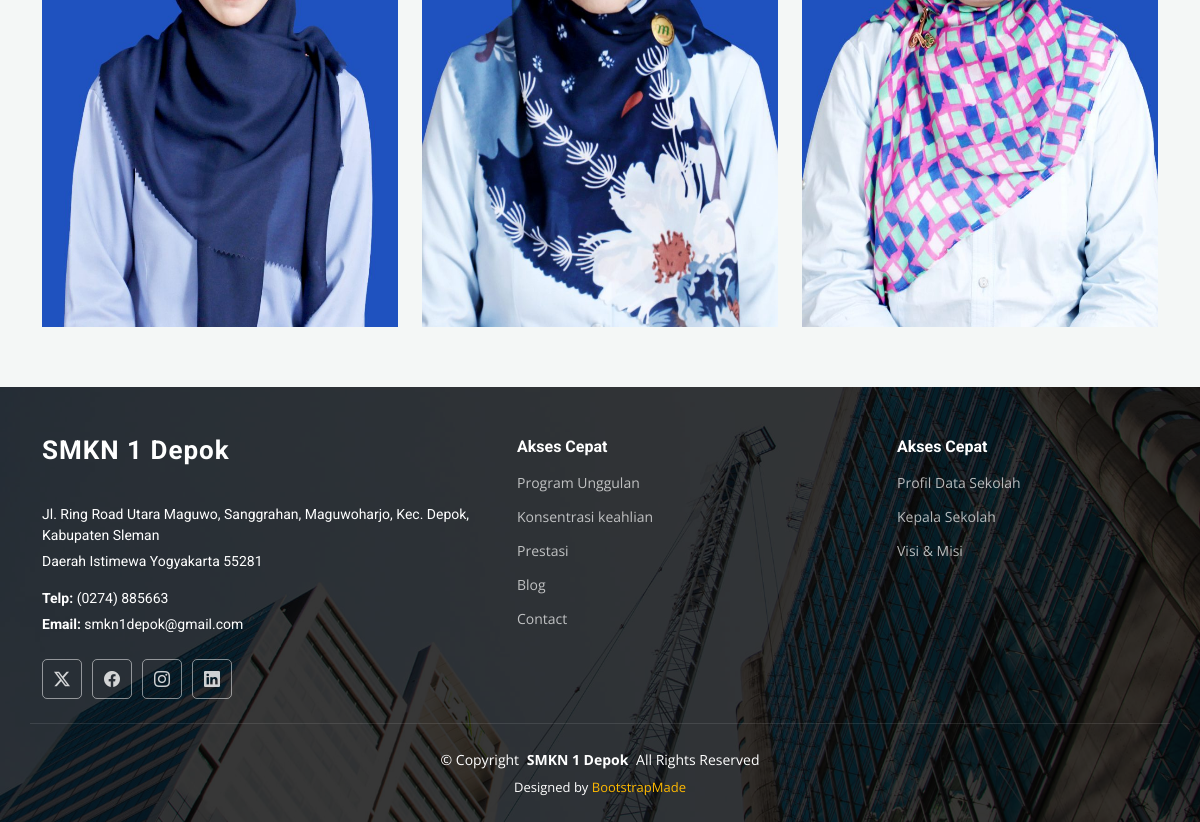
Page /frontend/site/guru.php (lower part) on the earlier database version.
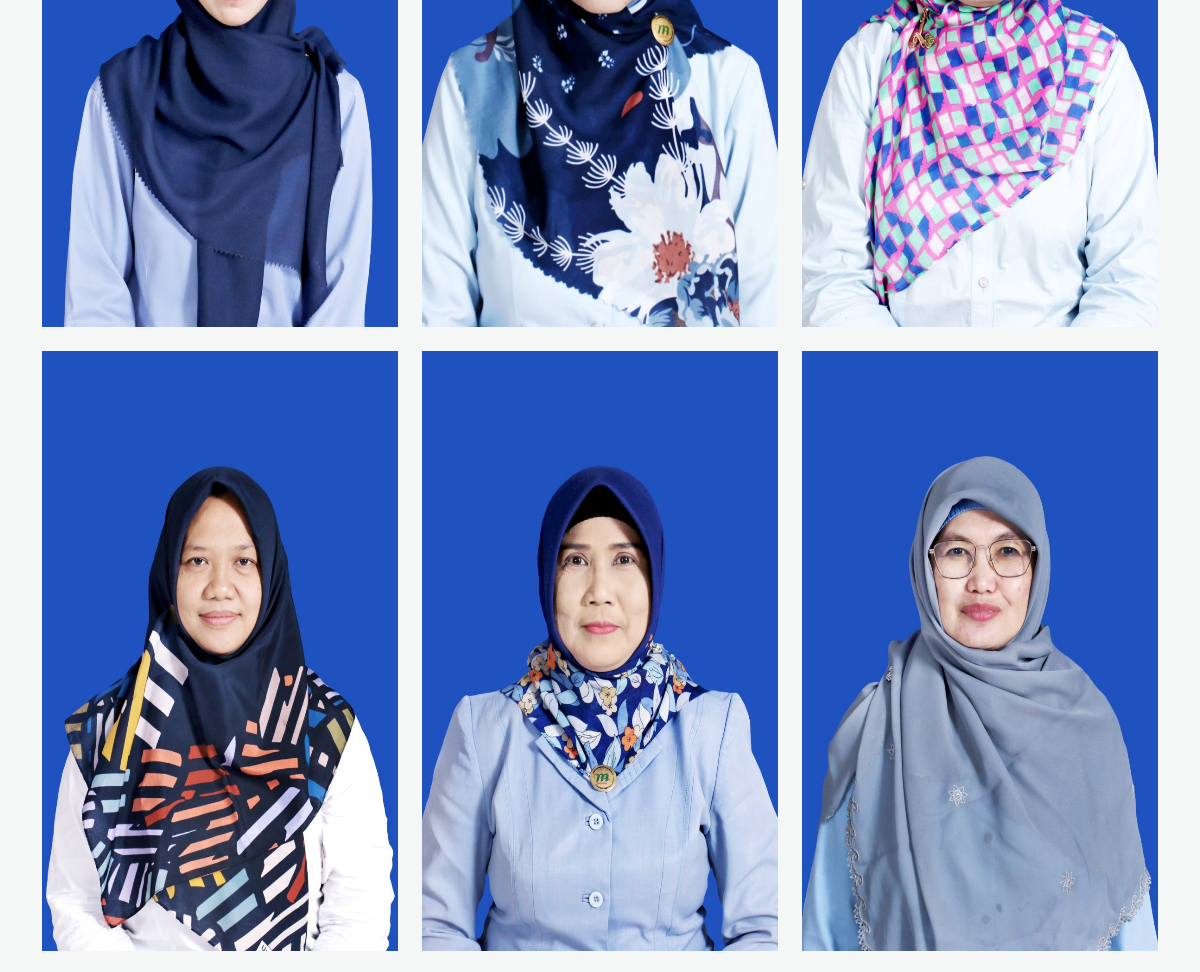
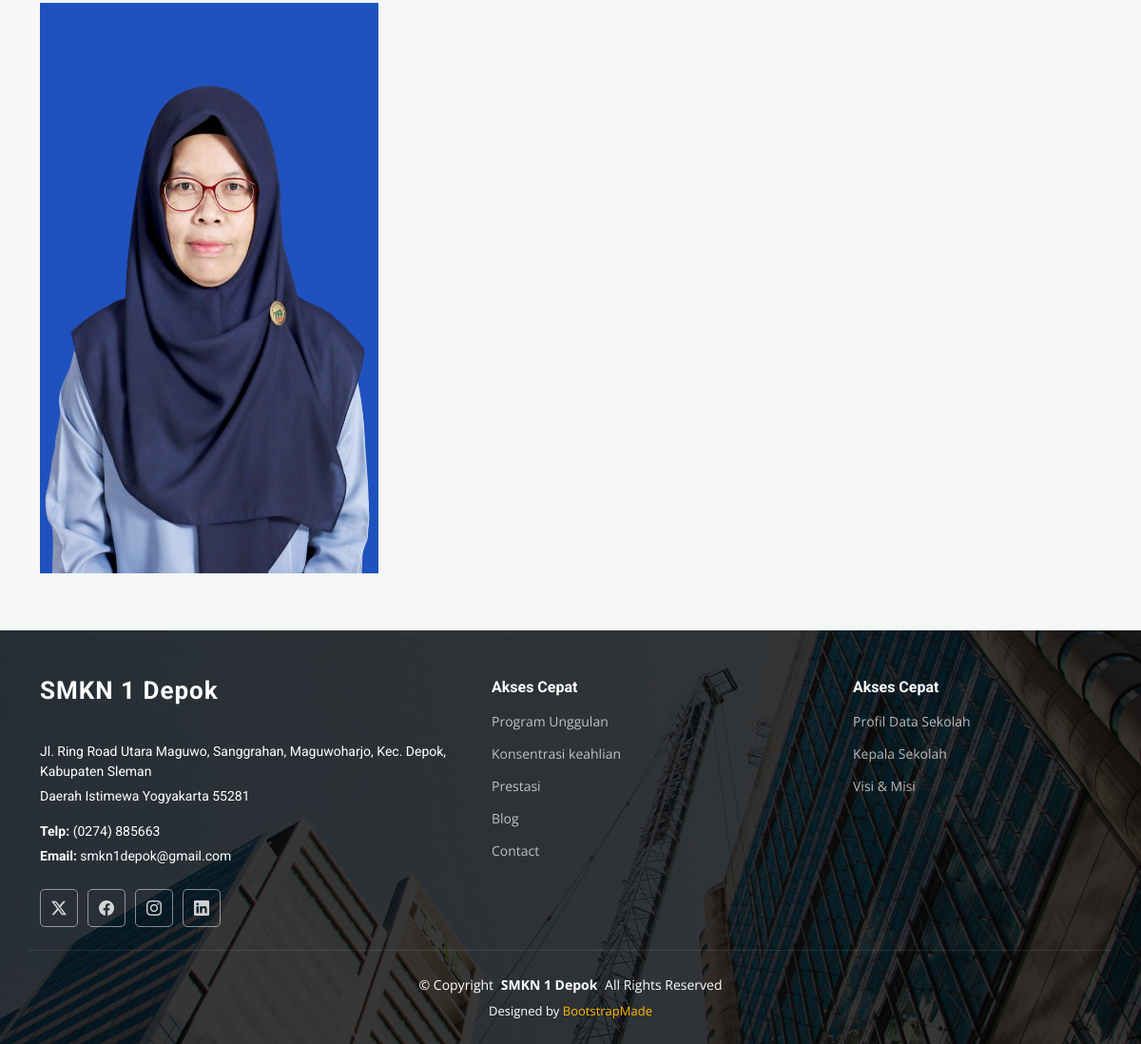
Same page on the later database version (2 pictures, top to bottom).
### tables this page shows
CREATE TABLE `tb_guru` (
  `id` int(11) NOT NULL,
  `foto` text NOT NULL,
  `nama` text NOT NULL
);

### frontend/actions/guru/showAll.php (called while the page is built)
<?php
$query = "SELECT * FROM `tb_guru`";
$result = $connect->query($query);

### frontend/site/guru.php (the view, shortened to what this page needs)
<?php include "../components/head.php" ?>
<body class="index-page">
    <?php include "../contents/beranda_kecil.php" ?>
        <section id="guru" class="projects section light-background">
            <div class="container">
                <div class="isotope-layout" data-default-filter="*" data-layout="masonry" data-sort="original-order">
                    <div class="row gy-4 isotope-container" data-aos="fade-up" data-aos-delay="200">
                        <?php include "../actions/guru/showAll.php";
                        while ($item = $result->fetch_object()) : ?>
                            <div class="col-lg-4 col-md-6 portfolio-item isotope-item filter-remodeling">
                                <div class="portfolio-content h-100">
                                    <img src="../../storages/images/guru/<?= $item->foto ?>" class="img-fluid" alt="" style="height: 600px;">
                                </div>
                            </div>
                        <?php endwhile; ?>
                    </div>
                </div>
            </div>
        </section>
        <?php include "../components/footer_kecil.php" ?>
</body>
<?php include "../components/end.php" ?>

Differences in the rows shown:
added tb_guru: foto (picture)
added tb_guru: foto (picture)
added tb_guru: foto (picture)
added tb_guru: foto (picture)
